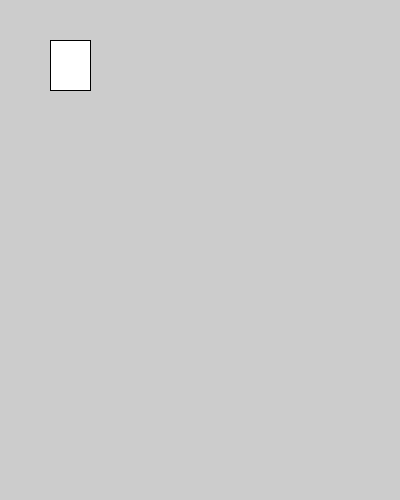
Frame 1 (no input)
Frame 60 (the mouse pressed at the canvas centre just before this capture): identical to frame 1, image omitted
Frame 120 (the mouse held since frame 60 and released just before this capture): identical to frame 1, image omitted

The Processing sketch that drew this single still picture (run headless with seeded random() and noise(); from frame 60 on, the mouse is pressed at the canvas centre):

// Processing sketch: Processing_sketch
// ── Processing_sketch.pde
void setup()
{
  size(400,500);
  rect(50,40,40,50);
  
}

void draw()
{
  fill(168,253,8);
}
